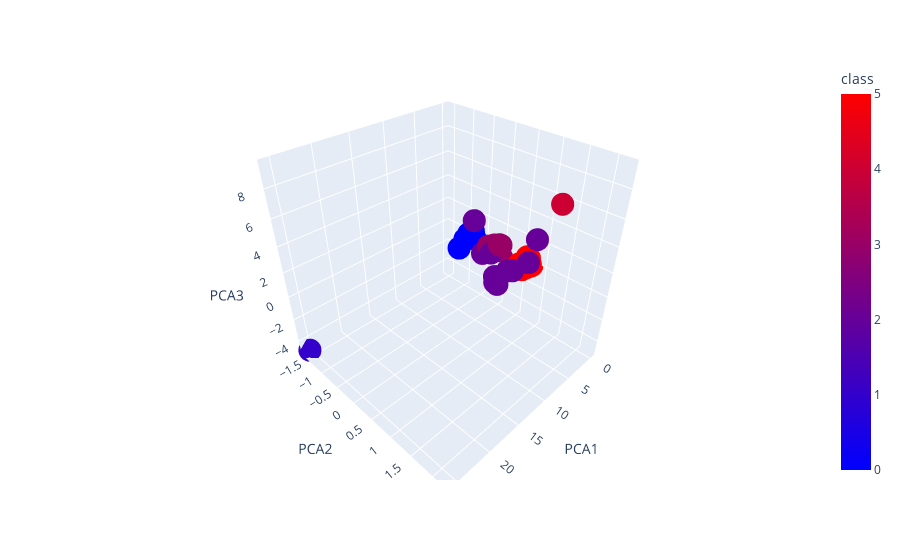

Source (notebook cell):
### Code cell
fig = px.scatter_3d(
    df_pca, 
    x='PCA1', 
    y='PCA2', 
    z='PCA3',
    color='class',
    color_continuous_scale=px.colors.sequential.Bluered,
    hover_data=["coin"])



fig.show()

### Figure 1 — Plotly figure (JSON) as saved in the notebook; plotly's stock layout.template omitted (floating-point values rounded to 4 significant figures; data arrays with more than 128 entries replaced by an {"elided": "..."} marker saying what was removed)
{"data": [{"customdata": {"elided": "532x1 str values"}, "hovertemplate": "PCA1=%{x}<br>PCA2=%{y}<br>PCA3=%{z}<br>coin=%{customdata[0]}<br>class=%{marker.color}<extra></extra>", "legendgroup": "", "marker": {"color": {"elided": "532 int values"}, "coloraxis": "coloraxis", "symbol": "circle"}, "mode": "markers", "name": "", "scene": "scene", "showlegend": false, "type": "scatter3d", "x": {"elided": "532 float values"}, "y": {"elided": "532 float values"}, "z": {"elided": "532 float values"}}], "layout": {"coloraxis": {"colorbar": {"title": {"text": "class"}}, "colorscale": [[0, "rgb(0,0,255)"], [1, "rgb(255,0,0)"]]}, "legend": {"tracegroupgap": 0}, "margin": {"t": 60}, "scene": {"domain": {"x": [0, 1], "y": [0, 1]}, "xaxis": {"title": {"text": "PCA1"}}, "yaxis": {"title": {"text": "PCA2"}}, "zaxis": {"title": {"text": "PCA3"}}}}}
